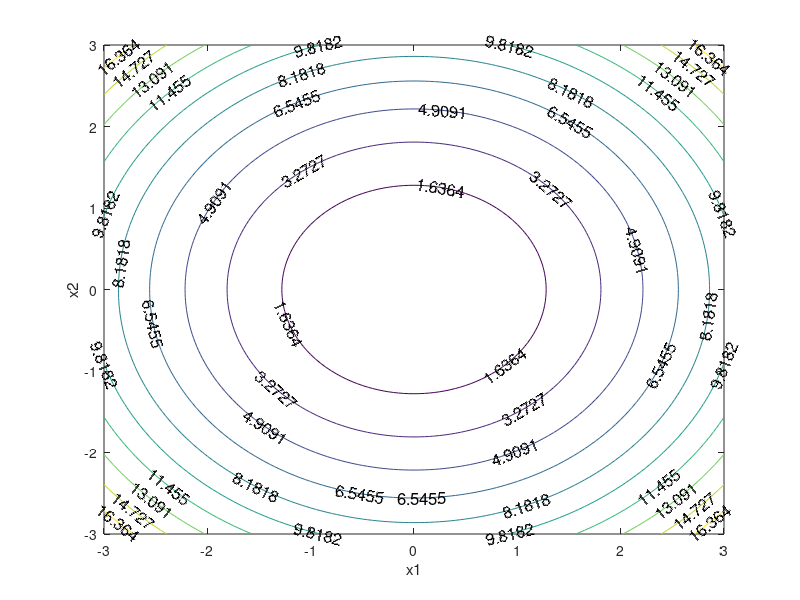

Write the MATLAB code that produced this figure.
% 例程 1.4  带标注的等高线
m = -3: 0.05: 3;
[vx1, vx2] = meshgrid(m);
z = (vx1.^2) + (vx2.^2);
[C, H] = contour(vx1, vx2, z);
figure(1)
clabel(C, H, 'FontSize', 12);
xlabel('x1');
ylabel('x2');
